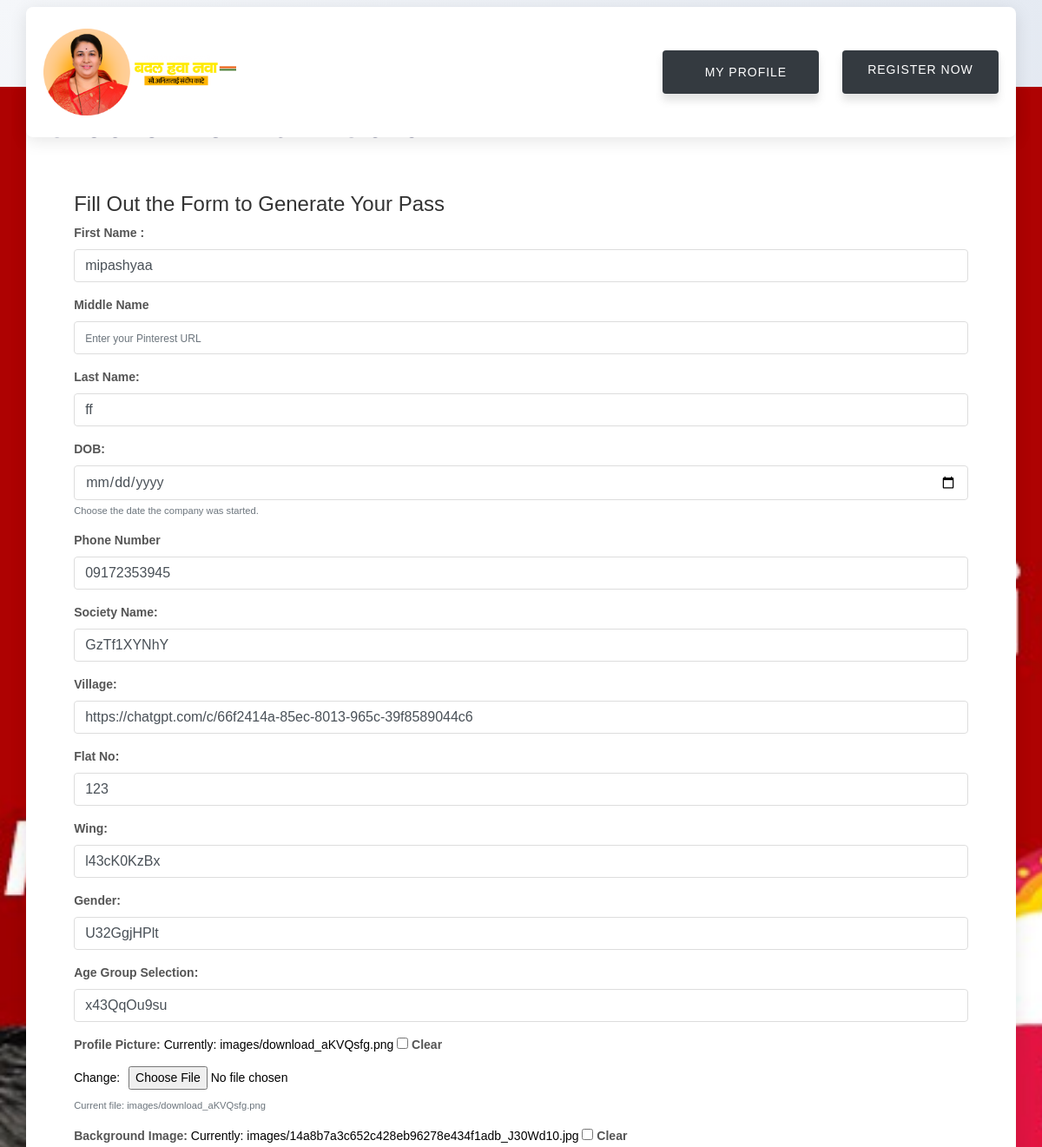
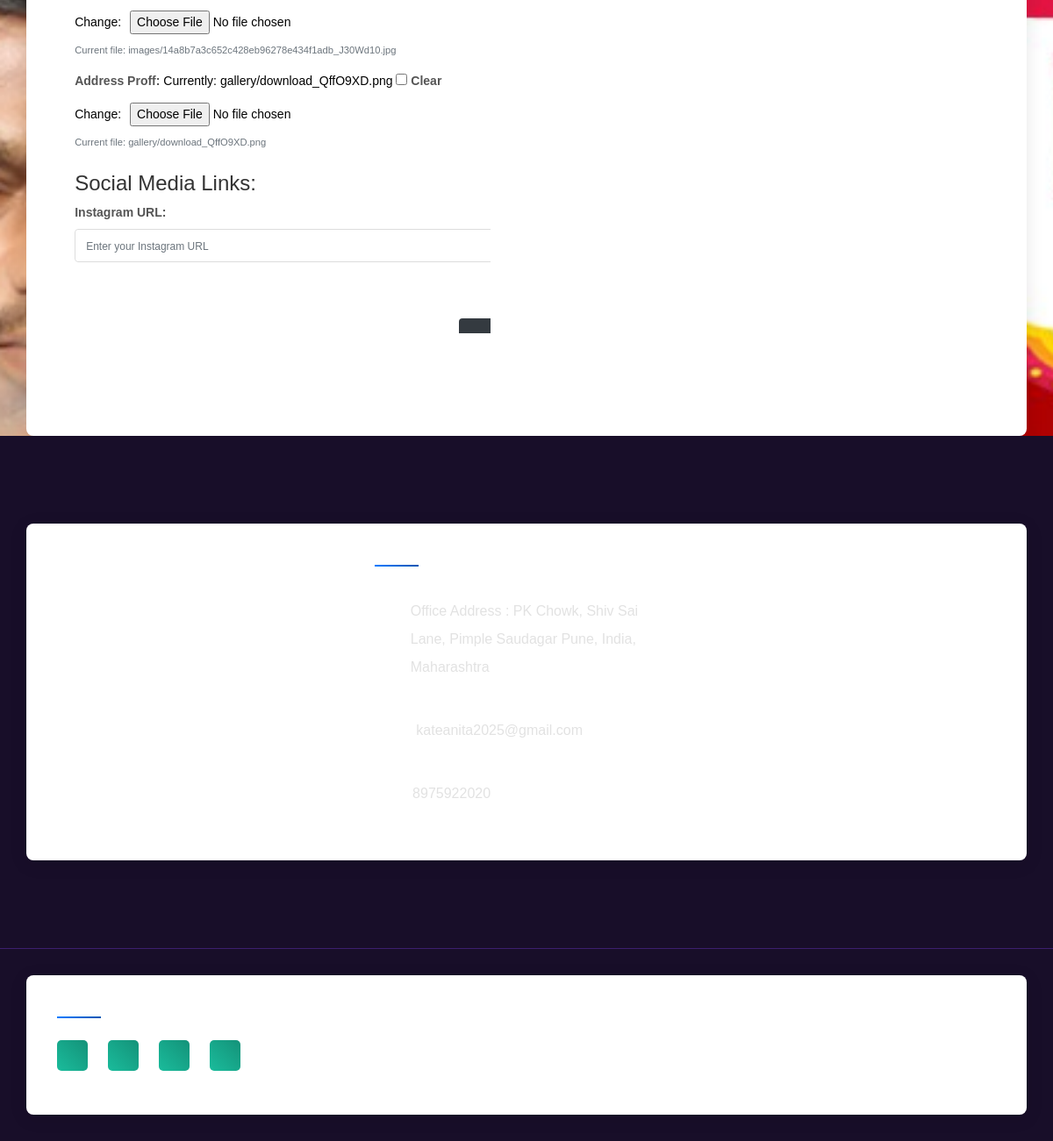
The app's page /cards/premium-form/47/ (signed in) with its own data (2 pictures, top to bottom).
### cards/models.py (models this page shows, shortened)
class Detail_Primium(models.Model):
    name = models.CharField(max_length=100, blank=True, null=True)
    email = models.CharField(max_length=100, blank=True, null=True)
    role = models.CharField(max_length=100, blank=True, null=True)
    profileimage = models.ImageField(upload_to='images/', blank=True, null=True)
    phone = models.CharField(max_length=100, blank=True, null=True)
    phone_secondary = models.CharField(max_length=100, blank=True, null=True)
    whatsapp_no = models.CharField(max_length=100, blank=True, null=True)
    companyname = models.CharField(max_length=100, blank=True, null=True)
    company_email = models.EmailField(blank=True, null=True)
    companylogo = models.ImageField(
        upload_to='images/',
        blank=True,
        null=True,
        default='none'
    )
    website = models.CharField(max_length=500, blank=True, null=True)
    company_website = models.CharField(max_length=100, blank=True, null=True, default="none")
    address = models.CharField(max_length=500, blank=True, null=True)
    location_url = models.CharField(max_length=100, blank=True, null=True)
    nature_of_business = models.CharField(max_length=200, blank=True, null=True)
    start_year = models.DateField(
        blank=True,
        null=True,
        default=datetime.date(2000, 1, 1),
        validators=[
            MinValueValidator(datetime.date(1800, 1, 1)),
            MaxValueValidator(datetime.date.today())
        ],
        help_text="Enter the date the company was started."
    )
    facebook_url = models.CharField(max_length=100, blank=True, null=True)
    twitter_url = models.CharField(max_length=100, blank=True, null=True)
    instagram_url = models.CharField(max_length=100, blank=True, null=True)
    youtube_url = models.CharField(max_length=100, blank=True, null=True)
    pinterest_url = models.CharField(max_length=100, blank=True, null=True)
    linkedin_url = models.CharField(max_length=100, blank=True, null=True)
    telegram_url = models.CharField(max_length=100, blank=True, null=True)
    speciality_1 = models.CharField(max_length=200, blank=True, null=True)
    speciality_2 = models.CharField(max_length=200, blank=True, null=True)
    speciality_3 = models.CharField(max_length=200, blank=True, null=True)
    gallery_imagePrimium1 = models.ImageField(upload_to='premium_gallery/', blank=True, null=True)
    gallery_imagePrimium2 = models.ImageField(upload_to='premium_gallery/', blank=True, null=True)
    gallery_imagePrimium3 = models.ImageField(upload_to='premium_gallery/', blank=True, null=True)
    gallery_imagePrimium4 = models.ImageField(upload_to='premium_gallery/', blank=True, null=True)
    gallery_imagePrimium5 = models.ImageField(upload_to='premium_gallery/', blank=True, null=True)
    gallery_imagePrimium6 = models.ImageField(upload_to='premium_gallery/', blank=True, null=True)
    gallery_imagePrimium7 = models.ImageField(upload_to='premium_gallery/', blank=True, null=True)
    last_message = models.TextField(blank=True, null=True)
    created_at = models.DateTimeField(auto_now_add=True)
    created_for = models.ForeignKey(settings.AUTH_USER_MODEL, on_delete=models.CASCADE, blank=True, null=True)

### cards/views.py (the view, shortened to what this page needs)
# urls.py: path('premium-form/', views.premium_form, name='premium_form'),  # New premium card creation
def premium_form(request, premium_id=None):
    if premium_id:
        premium_detail = get_object_or_404(Detail_Primium, id=premium_id)
        if premium_detail.created_for and premium_detail.created_for != request.user:
            messages.error(request, "You are not authorized to edit this card.")
            return redirect('cards:premium_form')
        form = PremiumDetailForm(request.POST or None, request.FILES or None, instance=premium_detail)
    else:
        premium_detail = None
        form = PremiumDetailForm(request.POST or None, request.FILES or None)
    if not request.user.is_authenticated:
        messages.error(request, "You need to be logged in to create or update a premium card.")
        return redirect('user:signin')
    context = {
        'form': form,
        'premium_detail': premium_detail
    }
    return render(request, 'cards/premium_form.html', context)

### templates/cards/premium_form.html (shortened to what this page needs)
{% extends 'home/base.html' %}
{% block content %}
{% load static %}
<div class="container">
    <h3>Create Premium Card</h3>
    <form action="{% if premium_detail %}{% url 'cards:premium_form' premium_detail.id %}{% else %}{% url 'cards:premium_form' %}{% endif %}" method="post" enctype="multipart/form-data">
        <div class="container-flex">
            <div>
                <h2 class="h4 mt-2">Fill Out the Form to Generate Your Pass</h2>
                <div class="form-group">
                    <label for="name">First Name :</label>
                    {{ form.name }}
                </div>
                <div class="form-group">
                    <label for="pinterest_url">Middle Name</label>
                    {{ form.pinterest_url }}
                </div>
                <div class="form-group">
                    <label for="role">Last Name:</label>
                    {{ form.role }}
                </div>
                <div class="form-group">
                    <label for="start_year">DOB:</label>
                    {{ form.start_year }}
                    <small class="form-text text-muted">Choose the date the company was started.</small>
                </div>
                <div class="form-group">
                    <label for="phone">Phone Number</label>
                    {{ form.phone }}
                </div>
                <div class="form-group">
                    <label for="companyname">Society Name:</label>
                    {{ form.companyname }}
                </div>
                <div class="form-group">
                    <label for="website">Village:</label>
                    {{ form.website }}
                </div>
                <div class="form-group">
                    <label for="address">Flat No:</label>
                    {{ form.address }}
                </div>
                <div class="form-group">
                    <label for="nature_of_business">Wing:</label>
                    {{ form.nature_of_business }}
                </div>
                <div class="form-group">
                    <label for="speciality_1">Gender:</label>
                    {{ form.speciality_1 }}
                </div>
                <div class="form-group">
                    <label for="speciality_2">Age Group Selection:</label>
                    {{ form.speciality_2 }}
                </div>
                <div class="form-group">
                    <label for="profileimage">Profile Picture:</label>
                    {{ form.profileimage }}
                    {% if premium_detail.profileimage %}
                        <small class="form-text text-muted" required>Current file: {{ premium_detail.profileimage.name }}</small>
                    {% endif %}
                </div>
                <div class="form-group">
                    <label for="companylogo">Background Image:</label>
                    {{ form.companylogo }}
                    {% if premium_detail.companylogo %}
                        <small class="form-text text-muted">Current file: {{ premium_detail.companylogo.name }}</small>
                    {% endif %}
                </div>
                <div class="form-group">
                    <label for="gallery_imagePrimium1">Address Proff:</label>
                    {{ form.gallery_imagePrimium1 }}
                    {% if premium_detail.gallery_imagePrimium1 %}
                        <small class="form-text text-muted">Current file: {{ premium_detail.gallery_imagePrimium1.name }}</small>
                    {% endif %}
                </div>
                <h2 class="h4 mt-4">Social Media Links:</h2>
                <div class="form-group">
                    <label for="instagram_url">Instagram URL:</label>
                    {{ form.instagram_url }}
                </div>
            </div>
            <div style="display: flex; justify-content: center;">
                <button type="submit" class="btn p-2 m-5 button">Submit</button>
            </div>
        </div>
    </form>
</div>
{% endblock content %}

### static/css/main.css (style rules this page uses)
form { padding: 2.3rem 2.2rem; z-index: 10; overflow: hidden; position: relative; }
.btn { padding: 0.6rem 1.3rem; background-color: #fff; border: 2px solid #fafafa; font-size: 0.95rem; color: #1abc9c; line-height: 1; border-radius: 5px; outline: none; cursor: pointer; transition: 0.3s; margin: 0; width: 80%; margin-left: 27px; }
body { font-family: 'Rubik', sans-serif; color: #a0a6ad; font-size: 14px; font-weight: 400; background: #fff; overflow-x: hidden; }
html { overflow-x: hidden; }
a { color: #000; -webkit-transition: all 0.3s ease-in-out; -moz-transition: all 0.3s ease-in-out; -o-transition: all 0.3s ease-in-out; transition: all 0.3s ease-in-out; }
h1, h2, h3, h4, h5 { font-family: 'Poppins', sans-serif; font-size: 40px; font-weight: 400; color: #151948; }
.btn { font-size: 14px; padding: 10px 30px; border-radius: 4px; font-family: 'Rubik', sans-serif; letter-spacing: 1px; font-weight: 500; color: #000000; border: none; text-transform: uppercase; -webkit-transition: all 0.3s ease-in-out; -moz-transition: all 0.3s ease-in-out; -o-transition: all 0.3s ease-in-out; transition: all 0.3s ease-in-out; display: inline-block; }

### templates/cards/premium_form.html (style rules this page uses)
body { background: linear-gradient(135deg, #f5f7fa, #c3cfe2); padding-top: 100px; color: black; }
.container { background-color: white; padding: 20px; border-radius: 8px; box-shadow: 0px 4px 20px rgba(0, 0, 0, 0.1); }
.container h2 { color: #333; }
.form-control { border: 1px solid #ddd; border-radius: 4px; }
.form-group label { font-weight: 600; color: #555; }
.btn { background-color: #343a40; color: #fff; border: none; transition: background-color 0.3s ease; }
input[type="file"] { padding: 6px; }
.container-flex { display: flex; flex-direction: column; justify-content: space-around; }
.button { width: 15%; padding: 10px; }
input::placeholder { color: black; font-size: 12px; }

### records on screen
Detail_Primium: name "mipashyaa", role "ff", phone "09172353945", companyname "GzTf1XYNhY", website "https://chatgpt.com/c/66f2414a-85ec-8013-965c-39f8589044c6", address "123", nature_of_business "l43cK0KzBx", speciality_1 "U32GgjHPlt", speciality_2 "x43QqOu9su", profileimage.name "images/download_aKVQsfg.png", companylogo.name "images/14a8b7a3c652c428eb96278e434f1adb_J30Wd10.jpg", gallery_imagePrimium1.name "gallery/download_QffO9XD.png"
